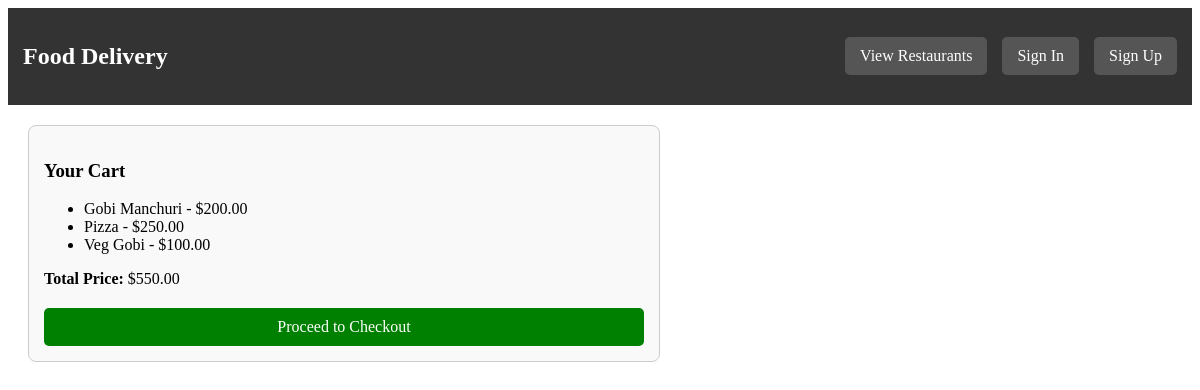
The app's page /show_cart/Pooja/ with its own data.
### delivery/models.py (models this page shows, shortened)
class Menu(models.Model):
    res = models.ForeignKey(
        Restaurants,
        on_delete=models.CASCADE
    )
    item_name = models.CharField(max_length=100)  # Name of the dish
    description = models.TextField(blank=True, null=True)  # Short description
    price = models.DecimalField(max_digits=6, decimal_places=2)  # Price of the item
    is_available = models.BooleanField(default=True)  # Availability status
    category = models.CharField(max_length=50)  # Type of food (e.g., Dessert, Main Course)

### delivery/views.py (the view)
# urls.py: path('show_cart/<str:username>/',views.show_cart,name = "show_cart"),
def show_cart(request, username):
    customer = Customer.objects.get(username=username)
    cart = Cart.objects.filter(customer= customer).first()
    items = cart.items.all() if cart else []
    total_price = cart.total_price() if cart else 0
    return render(request, 'delivery/show_cart.html', {'items':items, 'total_price':total_price,'username':username})

### delivery/models.py (called while the page is built)
    def total_price(self):
        return sum(item.price for item in self.items.all())

### delivery/templates/delivery/show_cart.html (shortened to what this page needs)
<!DOCTYPE html>
<html lang="en">
  <head>
  </head>
  <body>
    <nav>
      <h2 style="color: white">Food Delivery</h2>
      <div class="nav-links">
        <a href="{% url 'delivery:cusdisplay_res' username %}"
          >View Restaurants</a
        >
        <a href="{% url 'delivery:sign_in' %}">Sign In</a>
        <a href="{% url 'delivery:sign_up' %}">Sign Up</a>
      </div>
    </nav>
    <div class="cart-container">
      <h3>Your Cart</h3>
      {% if items %}
      <ul>
        {% for item in items %}
        <li>{{ item.item_name }} - ${{ item.price }}</li>
        {% endfor %}
      </ul>
      <p><strong>Total Price:</strong> ${{ total_price }}</p>
      <a href="{% url 'delivery:checkout' username %}" class="checkout-btn"
        >Proceed to Checkout</a
      >
      {% else %}
      <p>Your cart is empty.</p>
      {% endif %}
    </div>
  </body>
</html>

### delivery/templates/delivery/show_cart.html (style rules this page uses)
nav { background-color: #333; padding: 15px; display: flex; justify-content: space-between; align-items: center; }
.nav-links { display: flex; gap: 15px; }
.nav-links a { text-decoration: none; color: white; padding: 10px 15px; background-color: #555; border-radius: 5px; }
.cart-container { margin: 20px; padding: 15px; border: 1px solid #ccc; border-radius: 8px; max-width: 600px; background-color: #f9f9f9; }
.checkout-btn { display: block; margin-top: 20px; padding: 10px 15px; background-color: green; color: white; border: none; border-radius: 5px; text-align: center; text-decoration: none; }

### records on screen
Menu: item_name "Gobi Manchuri", price "200.00"
Menu: item_name "Pizza", price "250.00"
Menu: item_name "Veg Gobi", price "100.00"

### other values on screen
{{ total_price }} "550.00"
